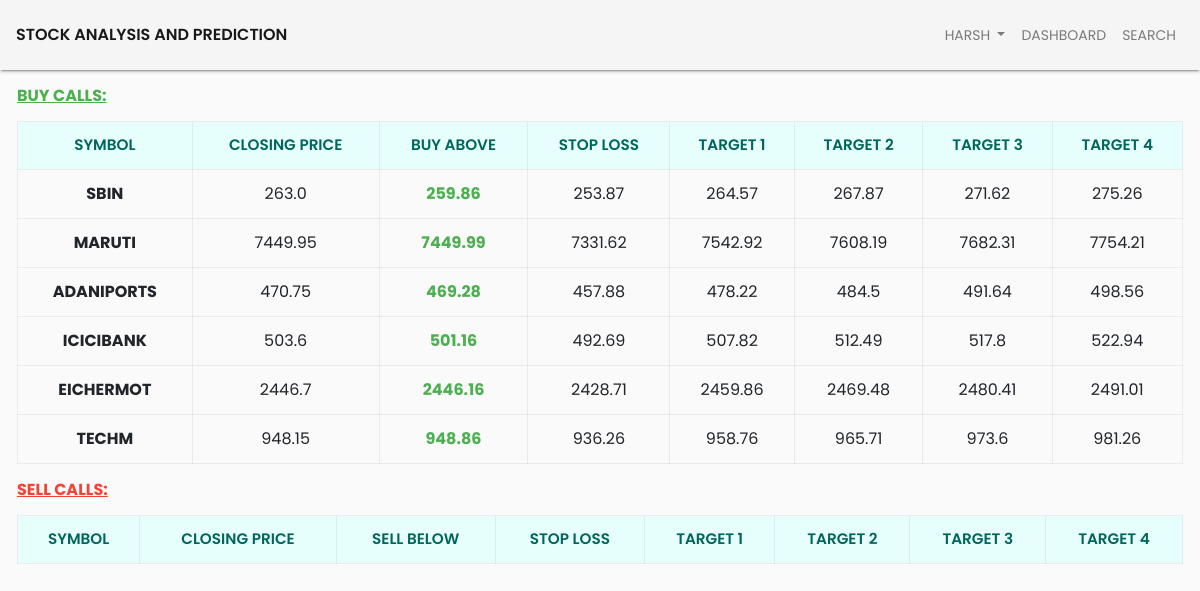
The app's page /dashboard/ (signed in), older data.
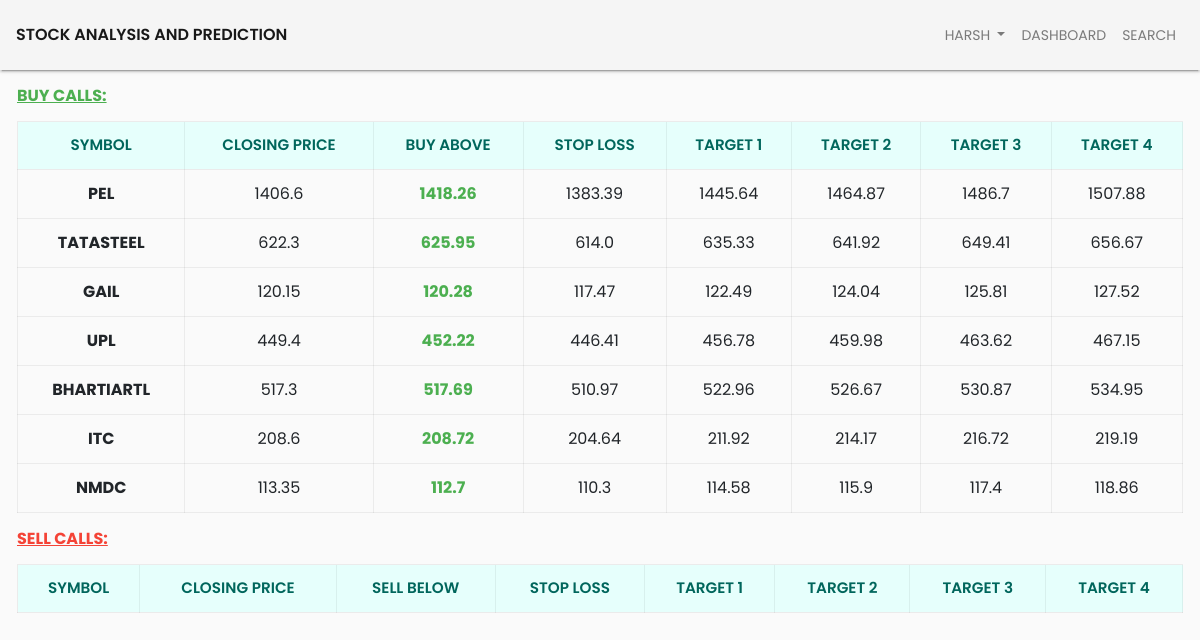
The same page, newer data.
### main/models.py (models this page shows, shortened)
class endOfDay(models.Model):
    symbol      = models.CharField(max_length=30, primary_key=True, default="ERROR")
    date        = models.CharField(max_length=30, null=True)
    currDate    = models.CharField(max_length=30, null=True)
    closePrice  = models.FloatField(null=True)
    call        = models.FloatField(null=True)
    stopLoss    = models.FloatField(null=True)
    Target1     = models.FloatField(null=True)
    Target2     = models.FloatField(null=True)
    Target3     = models.FloatField(null=True)
    Target4     = models.FloatField(null=True)
    high        = models.FloatField(null=True)
    low         = models.FloatField(null=True)

### main/views.py (the view)
# urls.py: path('', views.dashboard, name='dashboard'),
@login_required(login_url='/')
def dashboard(request):
    currDate = endOfDay.objects.filter(pk='SBIN').values('currDate')[0]['currDate']
    stock_data = endOfDay.objects.all().filter(date=currDate)
    context = {
        'stock_data': stock_data
    }
    return render(request, 'main/dashboard.html', context)

### main/templates/main/dashboard.html (shortened to what this page needs)
{% extends 'main/base.html' %}
{% load static %}
{% block content %}
<div class="dashboard-wrapper p-3">
    <div class="stock-list-wrapper">
        <div class="row">
            <div class="list-left-wrapper col-12 pl-3 pr-3">
                <h6 class="text-success mb-3"><strong><u>BUY CALLS:</u></strong></h6>
                <table class="table table-small table-bordered table-hover text-center">
                    <thead>
                        <tr>
                            <th scope="col">SYMBOL</th>
                            <th scope="col">CLOSING PRICE</th>
                            <th scope="col">BUY ABOVE</th>
                            <th scope="col">STOP LOSS</th>
                            <th scope="col">TARGET 1</th>
                            <th scope="col">TARGET 2</th>
                            <th scope="col">TARGET 3</th>
                            <th scope="col">TARGET 4</th>
                        </tr>
                    </thead>
                    <tbody>
                        {% if stock_data %}
                            {% for stocks in stock_data %}
                                {% if stocks.call > stocks.stopLoss %}
                                    <tr>
                                        <th scope="row">{{ stocks.symbol }}</th>
                                        <td> {{ stocks.closePrice }} </td>
                                        <td> <strong class="text-success"> {{ stocks.call }} </td>
                                        <td> {{ stocks.stopLoss }}</td>
                                        <td> {{ stocks.Target1 }}</td>
                                        <td> {{ stocks.Target2 }}</td>
                                        <td> {{ stocks.Target3 }}</td>
                                        <td> {{ stocks.Target4 }}</td>
                                    </tr>
                                {% endif %}
                            {% endfor %}
                        {% else %}
                            <tr>
                                <td colspan="8">No Records Found</td>
                            </tr>
                        {% endif %}
                    </tbody>
                </table>
            </div>
            <div class="list-right-wrapper col-12 pl-3 pr-3">
                <h6 class="text-danger mb-3"><strong><u>SELL CALLS:</u></strong></h6>
                <table class="table table-small table-bordered table-hover text-center">
                    <thead>
                        <tr>
                            <th scope="col">SYMBOL</th>
                            <th scope="col">CLOSING PRICE</th>
                            <th scope="col">SELL BELOW</th>
                            <th scope="col">STOP LOSS</th>
                            <th scope="col">TARGET 1</th>
                            <th scope="col">TARGET 2</th>
                            <th scope="col">TARGET 3</th>
                            <th scope="col">TARGET 4</th>
                        </tr>
                    </thead>
                </table>
            </div>
        </div>
    </div>
</div>
{% endblock %}

Row changes from the older to the newer data that the page shows:
no longer on this page (row edited): endOfDay: symbol "SBIN", closePrice "263.0", call "259.86", stopLoss "253.87", Target1 "264.57", Target2 "267.87", Target3 "271.62", Target4 "275.26"
no longer on this page (row edited): endOfDay: symbol "MARUTI", closePrice "7449.95", call "7449.99", stopLoss "7331.62", Target1 "7542.92", Target2 "7608.19", Target3 "7682.31", Target4 "7754.21"
no longer on this page (row edited): endOfDay: symbol "ADANIPORTS", closePrice "470.75", call "469.28", stopLoss "457.88", Target1 "478.22", Target2 "484.5", Target3 "491.64", Target4 "498.56"
no longer on this page (row edited): endOfDay: symbol "ICICIBANK", closePrice "503.6", call "501.16", stopLoss "492.69", Target1 "507.82", Target2 "512.49", Target3 "517.8", Target4 "522.94"
no longer on this page (row edited): endOfDay: symbol "EICHERMOT", closePrice "2446.7", call "2446.16", stopLoss "2428.71", Target1 "2459.86", Target2 "2469.48", Target3 "2480.41", Target4 "2491.01"
no longer on this page (row edited): endOfDay: symbol "TECHM", closePrice "948.15", call "948.86", stopLoss "936.26", Target1 "958.76", Target2 "965.71", Target3 "973.6", Target4 "981.26"
now on this page (row edited): endOfDay: symbol "PEL", closePrice "1406.6", call "1418.26", stopLoss "1383.39", Target1 "1445.64", Target2 "1464.87", Target3 "1486.7", Target4 "1507.88"
now on this page (row edited): endOfDay: symbol "TATASTEEL", closePrice "622.3", call "625.95", stopLoss "614.0", Target1 "635.33", Target2 "641.92", Target3 "649.41", Target4 "656.67"
now on this page (row edited): endOfDay: symbol "GAIL", closePrice "120.15", call "120.28", stopLoss "117.47", Target1 "122.49", Target2 "124.04", Target3 "125.81", Target4 "127.52"
now on this page (row edited): endOfDay: symbol "UPL", closePrice "449.4", call "452.22", stopLoss "446.41", Target1 "456.78", Target2 "459.98", Target3 "463.62", Target4 "467.15"
now on this page (row edited): endOfDay: symbol "BHARTIARTL", closePrice "517.3", call "517.69", stopLoss "510.97", Target1 "522.96", Target2 "526.67", Target3 "530.87", Target4 "534.95"
now on this page (row edited): endOfDay: symbol "ITC", closePrice "208.6", call "208.72", stopLoss "204.64", Target1 "211.92", Target2 "214.17", Target3 "216.72", Target4 "219.19"
now on this page (row edited): endOfDay: symbol "NMDC", closePrice "113.35", call "112.7", stopLoss "110.3", Target1 "114.58", Target2 "115.9", Target3 "117.4", Target4 "118.86"
